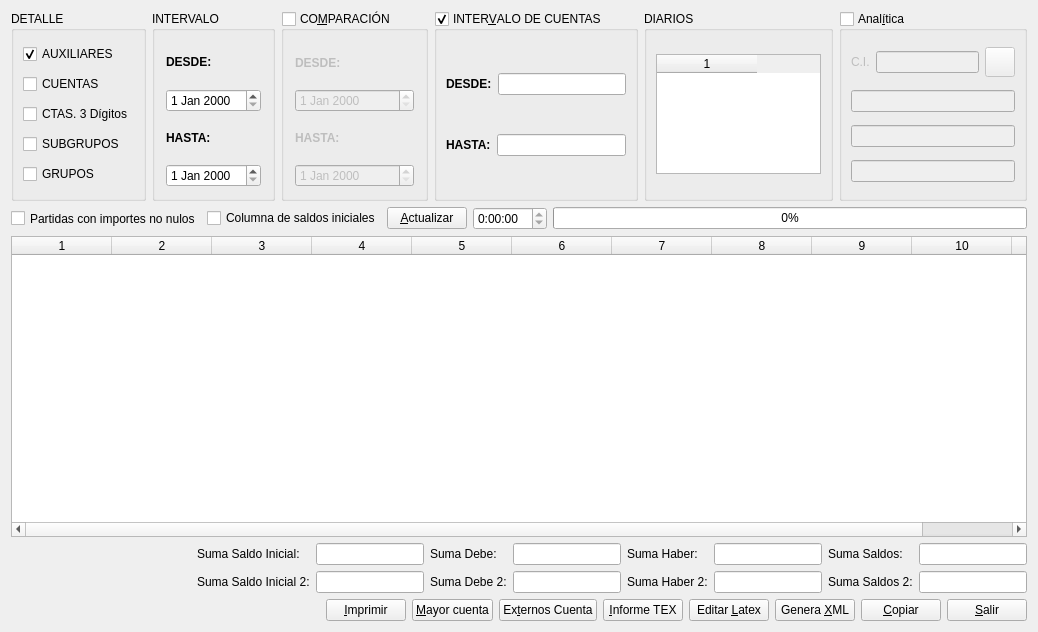
<?xml version="1.0" encoding="UTF-8"?>
<ui version="4.0">
 <author>José Manuel Díez Botella</author>
 <class>bss</class>
 <widget class="QDialog" name="bss">
  <property name="geometry">
   <rect>
    <x>0</x>
    <y>0</y>
    <width>1038</width>
    <height>632</height>
   </rect>
  </property>
  <property name="windowTitle">
   <string>Balance de sumas y saldos</string>
  </property>
  <layout class="QVBoxLayout" name="verticalLayout">
   <item>
    <layout class="QHBoxLayout">
     <item>
      <widget class="QGroupBox" name="groupBox">
       <property name="title">
        <string>DETALLE</string>
       </property>
       <layout class="QVBoxLayout">
        <property name="spacing">
         <number>6</number>
        </property>
        <property name="leftMargin">
         <number>9</number>
        </property>
        <property name="topMargin">
         <number>9</number>
        </property>
        <property name="rightMargin">
         <number>9</number>
        </property>
        <property name="bottomMargin">
         <number>9</number>
        </property>
        <item>
         <widget class="QCheckBox" name="subcuentascheckBox">
          <property name="text">
           <string>AUXILIARES</string>
          </property>
          <property name="checked">
           <bool>true</bool>
          </property>
         </widget>
        </item>
        <item>
         <widget class="QCheckBox" name="cuentascheckBox">
          <property name="text">
           <string>CUENTAS</string>
          </property>
         </widget>
        </item>
        <item>
         <widget class="QCheckBox" name="c3digcheckBox">
          <property name="text">
           <string>CTAS. 3 Dígitos</string>
          </property>
         </widget>
        </item>
        <item>
         <widget class="QCheckBox" name="subgruposcheckBox">
          <property name="text">
           <string>SUBGRUPOS</string>
          </property>
         </widget>
        </item>
        <item>
         <widget class="QCheckBox" name="gruposcheckBox">
          <property name="text">
           <string>GRUPOS</string>
          </property>
         </widget>
        </item>
       </layout>
      </widget>
     </item>
     <item>
      <widget class="QGroupBox" name="groupBox_2">
       <property name="title">
        <string>INTERVALO</string>
       </property>
       <layout class="QVBoxLayout" name="verticalLayout_5">
        <item>
         <layout class="QVBoxLayout" name="verticalLayout_3">
          <item>
           <widget class="QLabel" name="textLabel2">
            <property name="text">
             <string>&lt;b&gt;DESDE:&lt;/b&gt;</string>
            </property>
            <property name="wordWrap">
             <bool>false</bool>
            </property>
           </widget>
          </item>
          <item>
           <widget class="QDateEdit" name="desdedateEdit"/>
          </item>
         </layout>
        </item>
        <item>
         <layout class="QVBoxLayout" name="verticalLayout_4">
          <item>
           <widget class="QLabel" name="textLabel3">
            <property name="text">
             <string>&lt;b&gt;HASTA:&lt;/b&gt;</string>
            </property>
            <property name="wordWrap">
             <bool>false</bool>
            </property>
           </widget>
          </item>
          <item>
           <widget class="QDateEdit" name="hastadateEdit"/>
          </item>
         </layout>
        </item>
       </layout>
      </widget>
     </item>
     <item>
      <widget class="QGroupBox" name="compa_groupBox">
       <property name="title">
        <string>CO&amp;MPARACIÓN</string>
       </property>
       <property name="checkable">
        <bool>true</bool>
       </property>
       <property name="checked">
        <bool>false</bool>
       </property>
       <layout class="QVBoxLayout" name="verticalLayout_7">
        <item>
         <layout class="QVBoxLayout" name="verticalLayout_2">
          <item>
           <widget class="QLabel" name="label_2">
            <property name="font">
             <font>
              <weight>75</weight>
              <bold>true</bold>
             </font>
            </property>
            <property name="text">
             <string>DESDE:</string>
            </property>
           </widget>
          </item>
          <item>
           <widget class="QDateEdit" name="desde_c_dateEdit"/>
          </item>
         </layout>
        </item>
        <item>
         <layout class="QVBoxLayout" name="verticalLayout_6">
          <item>
           <widget class="QLabel" name="label_3">
            <property name="font">
             <font>
              <weight>75</weight>
              <bold>true</bold>
             </font>
            </property>
            <property name="text">
             <string>HASTA:</string>
            </property>
           </widget>
          </item>
          <item>
           <widget class="QDateEdit" name="hasta_c_dateEdit"/>
          </item>
         </layout>
        </item>
       </layout>
      </widget>
     </item>
     <item>
      <widget class="QGroupBox" name="cuentasgroupBox">
       <property name="title">
        <string>INTER&amp;VALO DE CUENTAS</string>
       </property>
       <property name="checkable">
        <bool>true</bool>
       </property>
       <layout class="QVBoxLayout">
        <property name="spacing">
         <number>6</number>
        </property>
        <property name="leftMargin">
         <number>9</number>
        </property>
        <property name="topMargin">
         <number>9</number>
        </property>
        <property name="rightMargin">
         <number>9</number>
        </property>
        <property name="bottomMargin">
         <number>9</number>
        </property>
        <item>
         <layout class="QHBoxLayout">
          <property name="spacing">
           <number>6</number>
          </property>
          <property name="leftMargin">
           <number>0</number>
          </property>
          <property name="topMargin">
           <number>0</number>
          </property>
          <property name="rightMargin">
           <number>0</number>
          </property>
          <property name="bottomMargin">
           <number>0</number>
          </property>
          <item>
           <widget class="QLabel" name="textLabel4">
            <property name="text">
             <string>&lt;b&gt;DESDE:&lt;/b&gt;</string>
            </property>
            <property name="wordWrap">
             <bool>false</bool>
            </property>
           </widget>
          </item>
          <item>
           <widget class="QLineEdit" name="desdelineEdit">
            <property name="maxLength">
             <number>40</number>
            </property>
           </widget>
          </item>
         </layout>
        </item>
        <item>
         <layout class="QHBoxLayout">
          <property name="spacing">
           <number>6</number>
          </property>
          <property name="leftMargin">
           <number>0</number>
          </property>
          <property name="topMargin">
           <number>0</number>
          </property>
          <property name="rightMargin">
           <number>0</number>
          </property>
          <property name="bottomMargin">
           <number>0</number>
          </property>
          <item>
           <widget class="QLabel" name="textLabel6">
            <property name="text">
             <string>&lt;b&gt;HASTA:&lt;/b&gt;</string>
            </property>
            <property name="wordWrap">
             <bool>false</bool>
            </property>
           </widget>
          </item>
          <item>
           <widget class="QLineEdit" name="hastalineEdit">
            <property name="maxLength">
             <number>40</number>
            </property>
           </widget>
          </item>
         </layout>
        </item>
       </layout>
      </widget>
     </item>
     <item>
      <widget class="QGroupBox" name="groupBox_3">
       <property name="maximumSize">
        <size>
         <width>16777215</width>
         <height>190</height>
        </size>
       </property>
       <property name="title">
        <string>DIARIOS</string>
       </property>
       <layout class="QVBoxLayout">
        <property name="spacing">
         <number>6</number>
        </property>
        <property name="leftMargin">
         <number>9</number>
        </property>
        <property name="topMargin">
         <number>9</number>
        </property>
        <property name="rightMargin">
         <number>9</number>
        </property>
        <property name="bottomMargin">
         <number>9</number>
        </property>
        <item>
         <widget class="QTableWidget" name="diariostableWidget">
          <property name="maximumSize">
           <size>
            <width>170</width>
            <height>120</height>
           </size>
          </property>
          <property name="columnCount">
           <number>1</number>
          </property>
          <column/>
         </widget>
        </item>
       </layout>
      </widget>
     </item>
     <item>
      <widget class="QGroupBox" name="analiticagroupBox">
       <property name="title">
        <string>Anal&amp;ítica</string>
       </property>
       <property name="checkable">
        <bool>true</bool>
       </property>
       <property name="checked">
        <bool>false</bool>
       </property>
       <layout class="QVBoxLayout">
        <property name="spacing">
         <number>6</number>
        </property>
        <property name="leftMargin">
         <number>9</number>
        </property>
        <property name="topMargin">
         <number>9</number>
        </property>
        <property name="rightMargin">
         <number>9</number>
        </property>
        <property name="bottomMargin">
         <number>9</number>
        </property>
        <item>
         <layout class="QHBoxLayout">
          <property name="spacing">
           <number>6</number>
          </property>
          <property name="leftMargin">
           <number>0</number>
          </property>
          <property name="topMargin">
           <number>0</number>
          </property>
          <property name="rightMargin">
           <number>0</number>
          </property>
          <property name="bottomMargin">
           <number>0</number>
          </property>
          <item>
           <widget class="QLabel" name="label">
            <property name="text">
             <string>C.I.</string>
            </property>
           </widget>
          </item>
          <item>
           <widget class="QLineEdit" name="cilineEdit">
            <property name="maxLength">
             <number>120</number>
            </property>
           </widget>
          </item>
          <item>
           <widget class="QPushButton" name="buscapushButton">
            <property name="minimumSize">
             <size>
              <width>30</width>
              <height>30</height>
             </size>
            </property>
            <property name="maximumSize">
             <size>
              <width>30</width>
              <height>30</height>
             </size>
            </property>
            <property name="text">
             <string/>
            </property>
            <property name="icon">
             <iconset resource="keme.qrc">
              <normaloff>:/iconos/graf/viewer.xpm</normaloff>:/iconos/graf/viewer.xpm</iconset>
            </property>
           </widget>
          </item>
         </layout>
        </item>
        <item>
         <widget class="QLineEdit" name="nivel1lineEdit">
          <property name="font">
           <font>
            <pointsize>7</pointsize>
           </font>
          </property>
          <property name="maxLength">
           <number>80</number>
          </property>
          <property name="readOnly">
           <bool>true</bool>
          </property>
         </widget>
        </item>
        <item>
         <widget class="QLineEdit" name="nivel2lineEdit">
          <property name="font">
           <font>
            <pointsize>7</pointsize>
           </font>
          </property>
          <property name="maxLength">
           <number>80</number>
          </property>
          <property name="readOnly">
           <bool>true</bool>
          </property>
         </widget>
        </item>
        <item>
         <widget class="QLineEdit" name="nivel3lineEdit">
          <property name="font">
           <font>
            <pointsize>7</pointsize>
           </font>
          </property>
          <property name="maxLength">
           <number>80</number>
          </property>
          <property name="readOnly">
           <bool>true</bool>
          </property>
         </widget>
        </item>
       </layout>
      </widget>
     </item>
    </layout>
   </item>
   <item>
    <layout class="QHBoxLayout">
     <item>
      <widget class="QCheckBox" name="conmovcheckBox">
       <property name="maximumSize">
        <size>
         <width>300</width>
         <height>32767</height>
        </size>
       </property>
       <property name="text">
        <string>Partidas con importes no nulos</string>
       </property>
       <property name="shortcut">
        <string/>
       </property>
      </widget>
     </item>
     <item>
      <widget class="QCheckBox" name="inicialescheckBox">
       <property name="text">
        <string>Columna de saldos iniciales</string>
       </property>
      </widget>
     </item>
     <item>
      <widget class="QPushButton" name="actualizapushButton">
       <property name="text">
        <string>&amp;Actualizar</string>
       </property>
       <property name="icon">
        <iconset resource="keme.qrc">
         <normaloff>:/iconos/graf/refresh.xpm</normaloff>:/iconos/graf/refresh.xpm</iconset>
       </property>
       <property name="shortcut">
        <string>Alt+A</string>
       </property>
      </widget>
     </item>
     <item>
      <widget class="QTimeEdit" name="timeEdit">
       <property name="readOnly">
        <bool>true</bool>
       </property>
       <property name="displayFormat">
        <string>H:mm:ss</string>
       </property>
      </widget>
     </item>
     <item>
      <widget class="QProgressBar" name="progressBar">
       <property name="value">
        <number>0</number>
       </property>
       <property name="orientation">
        <enum>Qt::Horizontal</enum>
       </property>
      </widget>
     </item>
    </layout>
   </item>
   <item>
    <widget class="QTableWidget" name="table">
     <property name="columnCount">
      <number>11</number>
     </property>
     <column/>
     <column/>
     <column/>
     <column/>
     <column/>
     <column/>
     <column/>
     <column/>
     <column/>
     <column/>
     <column/>
    </widget>
   </item>
   <item>
    <layout class="QHBoxLayout" name="horizontalLayout_2">
     <item>
      <spacer name="horizontalSpacer">
       <property name="orientation">
        <enum>Qt::Horizontal</enum>
       </property>
       <property name="sizeHint" stdset="0">
        <size>
         <width>40</width>
         <height>20</height>
        </size>
       </property>
      </spacer>
     </item>
     <item>
      <layout class="QGridLayout" name="gridLayout">
       <item row="0" column="0">
        <widget class="QLabel" name="si1_label">
         <property name="text">
          <string>Suma Saldo Inicial:</string>
         </property>
        </widget>
       </item>
       <item row="0" column="1">
        <widget class="QLineEdit" name="si1_lineEdit">
         <property name="alignment">
          <set>Qt::AlignRight|Qt::AlignTrailing|Qt::AlignVCenter</set>
         </property>
         <property name="readOnly">
          <bool>true</bool>
         </property>
        </widget>
       </item>
       <item row="0" column="2">
        <widget class="QLabel" name="sd1_label">
         <property name="text">
          <string>Suma Debe:</string>
         </property>
        </widget>
       </item>
       <item row="0" column="3">
        <widget class="QLineEdit" name="sd1_lineEdit">
         <property name="alignment">
          <set>Qt::AlignRight|Qt::AlignTrailing|Qt::AlignVCenter</set>
         </property>
         <property name="readOnly">
          <bool>true</bool>
         </property>
        </widget>
       </item>
       <item row="0" column="4">
        <widget class="QLabel" name="sh1_label">
         <property name="text">
          <string>Suma Haber:</string>
         </property>
        </widget>
       </item>
       <item row="0" column="5">
        <widget class="QLineEdit" name="sh1_lineEdit">
         <property name="alignment">
          <set>Qt::AlignRight|Qt::AlignTrailing|Qt::AlignVCenter</set>
         </property>
         <property name="readOnly">
          <bool>true</bool>
         </property>
        </widget>
       </item>
       <item row="0" column="6">
        <widget class="QLabel" name="ss1_label">
         <property name="text">
          <string>Suma Saldos:</string>
         </property>
        </widget>
       </item>
       <item row="0" column="7">
        <widget class="QLineEdit" name="ss1_lineEdit">
         <property name="alignment">
          <set>Qt::AlignRight|Qt::AlignTrailing|Qt::AlignVCenter</set>
         </property>
         <property name="readOnly">
          <bool>true</bool>
         </property>
        </widget>
       </item>
       <item row="1" column="0">
        <widget class="QLabel" name="si2_label">
         <property name="text">
          <string>Suma Saldo Inicial 2:</string>
         </property>
        </widget>
       </item>
       <item row="1" column="1">
        <widget class="QLineEdit" name="si2_lineEdit">
         <property name="alignment">
          <set>Qt::AlignRight|Qt::AlignTrailing|Qt::AlignVCenter</set>
         </property>
         <property name="readOnly">
          <bool>true</bool>
         </property>
        </widget>
       </item>
       <item row="1" column="2">
        <widget class="QLabel" name="sd2_label">
         <property name="text">
          <string>Suma Debe 2:</string>
         </property>
        </widget>
       </item>
       <item row="1" column="3">
        <widget class="QLineEdit" name="sd2_lineEdit">
         <property name="alignment">
          <set>Qt::AlignRight|Qt::AlignTrailing|Qt::AlignVCenter</set>
         </property>
         <property name="readOnly">
          <bool>true</bool>
         </property>
        </widget>
       </item>
       <item row="1" column="4">
        <widget class="QLabel" name="sh2_label">
         <property name="text">
          <string>Suma Haber 2:</string>
         </property>
        </widget>
       </item>
       <item row="1" column="5">
        <widget class="QLineEdit" name="sh2_lineEdit">
         <property name="alignment">
          <set>Qt::AlignRight|Qt::AlignTrailing|Qt::AlignVCenter</set>
         </property>
         <property name="readOnly">
          <bool>true</bool>
         </property>
        </widget>
       </item>
       <item row="1" column="6">
        <widget class="QLabel" name="ss2_label">
         <property name="text">
          <string>Suma Saldos 2:</string>
         </property>
        </widget>
       </item>
       <item row="1" column="7">
        <widget class="QLineEdit" name="ss2_lineEdit">
         <property name="alignment">
          <set>Qt::AlignRight|Qt::AlignTrailing|Qt::AlignVCenter</set>
         </property>
         <property name="readOnly">
          <bool>true</bool>
         </property>
        </widget>
       </item>
      </layout>
     </item>
    </layout>
   </item>
   <item>
    <layout class="QHBoxLayout" name="horizontalLayout">
     <item>
      <spacer>
       <property name="orientation">
        <enum>Qt::Horizontal</enum>
       </property>
       <property name="sizeHint" stdset="0">
        <size>
         <width>40</width>
         <height>20</height>
        </size>
       </property>
      </spacer>
     </item>
     <item>
      <widget class="QPushButton" name="ImprimirpushButton">
       <property name="text">
        <string>&amp;Imprimir</string>
       </property>
       <property name="icon">
        <iconset resource="keme.qrc">
         <normaloff>:/iconos/graf/printer.png</normaloff>:/iconos/graf/printer.png</iconset>
       </property>
       <property name="shortcut">
        <string>Alt+I</string>
       </property>
      </widget>
     </item>
     <item>
      <widget class="QPushButton" name="mayorpushButton">
       <property name="toolTip">
        <string>Consultar mayor</string>
       </property>
       <property name="text">
        <string>&amp;Mayor cuenta</string>
       </property>
       <property name="icon">
        <iconset resource="keme.qrc">
         <normaloff>:/iconos/graf/mayorg.xpm</normaloff>:/iconos/graf/mayorg.xpm</iconset>
       </property>
      </widget>
     </item>
     <item>
      <widget class="QPushButton" name="externos_pushButton">
       <property name="text">
        <string>Ex&amp;ternos Cuenta</string>
       </property>
       <property name="icon">
        <iconset resource="keme.qrc">
         <normaloff>:/iconos/graf/externo.png</normaloff>:/iconos/graf/externo.png</iconset>
       </property>
      </widget>
     </item>
     <item>
      <widget class="QPushButton" name="gentexpushButton">
       <property name="text">
        <string>&amp;Informe TEX</string>
       </property>
       <property name="icon">
        <iconset resource="keme.qrc">
         <normaloff>:/iconos/graf/tex.png</normaloff>:/iconos/graf/tex.png</iconset>
       </property>
       <property name="shortcut">
        <string>Alt+G</string>
       </property>
      </widget>
     </item>
     <item>
      <widget class="QPushButton" name="latexpushButton">
       <property name="text">
        <string>Editar &amp;Latex</string>
       </property>
       <property name="icon">
        <iconset resource="keme.qrc">
         <normaloff>:/iconos/graf/tex.png</normaloff>:/iconos/graf/tex.png</iconset>
       </property>
      </widget>
     </item>
     <item>
      <widget class="QPushButton" name="XMLpushButton">
       <property name="text">
        <string>Genera &amp;XML</string>
       </property>
       <property name="icon">
        <iconset resource="keme.qrc">
         <normaloff>:/iconos/graf/XML.png</normaloff>:/iconos/graf/XML.png</iconset>
       </property>
      </widget>
     </item>
     <item>
      <widget class="QPushButton" name="fichpushButton">
       <property name="text">
        <string>&amp;Copiar</string>
       </property>
       <property name="icon">
        <iconset resource="keme.qrc">
         <normaloff>:/iconos/graf/copiar.png</normaloff>:/iconos/graf/copiar.png</iconset>
       </property>
       <property name="shortcut">
        <string>Alt+C</string>
       </property>
      </widget>
     </item>
     <item>
      <widget class="QPushButton" name="salirpushButton">
       <property name="text">
        <string>&amp;Salir</string>
       </property>
       <property name="icon">
        <iconset resource="keme.qrc">
         <normaloff>:/iconos/graf/application-exit.png</normaloff>:/iconos/graf/application-exit.png</iconset>
       </property>
       <property name="shortcut">
        <string>Alt+S</string>
       </property>
      </widget>
     </item>
    </layout>
   </item>
  </layout>
 </widget>
 <layoutdefault spacing="6" margin="11"/>
 <tabstops>
  <tabstop>subcuentascheckBox</tabstop>
  <tabstop>cuentascheckBox</tabstop>
  <tabstop>c3digcheckBox</tabstop>
  <tabstop>subgruposcheckBox</tabstop>
  <tabstop>gruposcheckBox</tabstop>
  <tabstop>desdedateEdit</tabstop>
  <tabstop>hastadateEdit</tabstop>
  <tabstop>compa_groupBox</tabstop>
  <tabstop>desde_c_dateEdit</tabstop>
  <tabstop>hasta_c_dateEdit</tabstop>
  <tabstop>cuentasgroupBox</tabstop>
  <tabstop>desdelineEdit</tabstop>
  <tabstop>hastalineEdit</tabstop>
  <tabstop>diariostableWidget</tabstop>
  <tabstop>analiticagroupBox</tabstop>
  <tabstop>cilineEdit</tabstop>
  <tabstop>buscapushButton</tabstop>
  <tabstop>nivel1lineEdit</tabstop>
  <tabstop>nivel2lineEdit</tabstop>
  <tabstop>nivel3lineEdit</tabstop>
  <tabstop>conmovcheckBox</tabstop>
  <tabstop>inicialescheckBox</tabstop>
  <tabstop>actualizapushButton</tabstop>
  <tabstop>timeEdit</tabstop>
  <tabstop>table</tabstop>
  <tabstop>si1_lineEdit</tabstop>
  <tabstop>sd1_lineEdit</tabstop>
  <tabstop>sh1_lineEdit</tabstop>
  <tabstop>ss1_lineEdit</tabstop>
  <tabstop>si2_lineEdit</tabstop>
  <tabstop>sd2_lineEdit</tabstop>
  <tabstop>sh2_lineEdit</tabstop>
  <tabstop>ss2_lineEdit</tabstop>
  <tabstop>ImprimirpushButton</tabstop>
  <tabstop>mayorpushButton</tabstop>
  <tabstop>externos_pushButton</tabstop>
  <tabstop>gentexpushButton</tabstop>
  <tabstop>latexpushButton</tabstop>
  <tabstop>XMLpushButton</tabstop>
  <tabstop>fichpushButton</tabstop>
  <tabstop>salirpushButton</tabstop>
 </tabstops>
 <resources>
  <include location="keme.qrc"/>
 </resources>
 <connections>
  <connection>
   <sender>salirpushButton</sender>
   <signal>clicked()</signal>
   <receiver>bss</receiver>
   <slot>accept()</slot>
   <hints>
    <hint type="sourcelabel">
     <x>1030</x>
     <y>624</y>
    </hint>
    <hint type="destinationlabel">
     <x>20</x>
     <y>20</y>
    </hint>
   </hints>
  </connection>
 </connections>
</ui>
